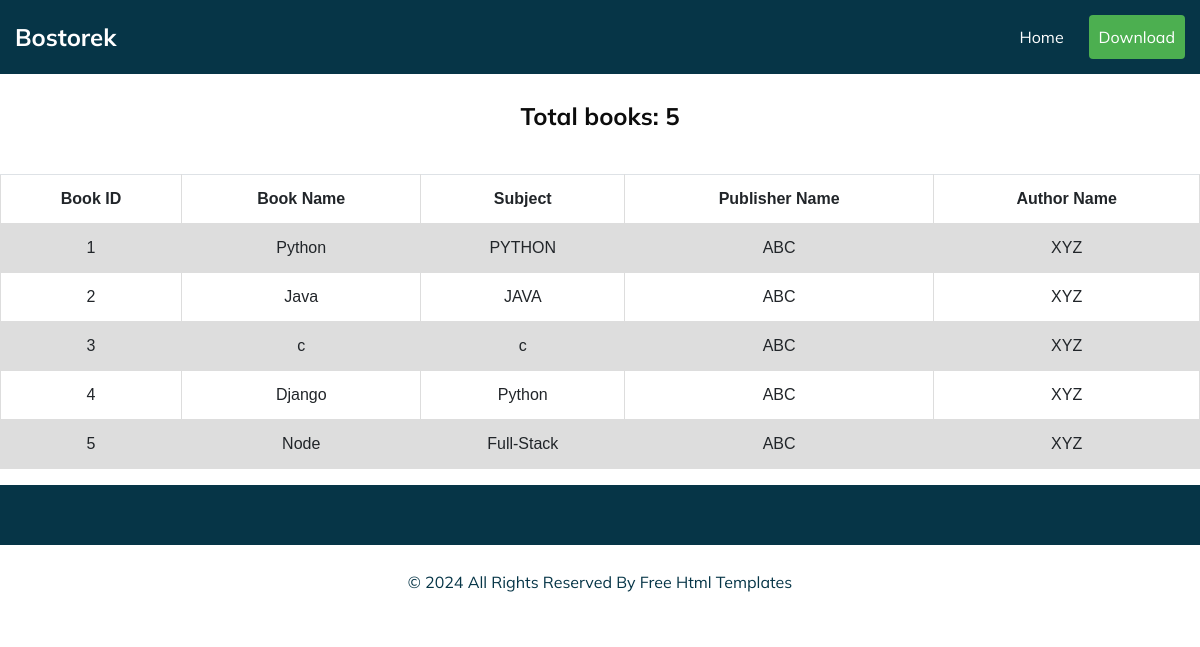
The page /book_reports/ on the database its author committed.
### app/models.py (models this page shows, shortened)
class book(models.Model):
    book_id = models.IntegerField(primary_key=True)
    book_name = models.CharField(max_length=200)
    subject = models.CharField(max_length=100)
    publisher_name = models.CharField(max_length=100)
    author_name = models.CharField(max_length=100)

### app/views.py (the view)
# urls.py: path('book_reports/', book_reports, name='book_reports'),
def book_reports(request):
    books = book.objects.all()  # Fetching all book objects
    total_books = books.count()  # Counting the total number of books
    return render(request, 'book_reports.html', {'books': books, 'total_books': total_books})

### templates/book_reports.html (shortened to what this page needs)
<!DOCTYPE html>
<html>
<head>
  {% load static %}
  <link rel="stylesheet" type="text/css" href="static/css/bootstrap.css" />
  <link href="static/css/font-awesome.min.css" rel="stylesheet" />
  <link href="static/css/style.css" rel="stylesheet" />
  <link href="static/css/responsive.css" rel="stylesheet" />
</head>
<body class="sub_page">
  <div class="hero_area">
    <header class="header_section">
      <div class="container-fluid">
        <nav class="navbar navbar-expand-lg custom_nav-container ">
          <a class="navbar-brand" href="index.html">
            <span>
              Bostorek
            </span>
          </a>
          <div class="collapse navbar-collapse" id="navbarSupportedContent">
            <ul class="navbar-nav">
              <li class="nav-item ">
                <a class="nav-link pl-lg-0" href="{% url 'home' %}">Home </a>
              </li>
              <li class="nav-item ">
                <button class="fancy-button" onclick="exportTableToCSV('Books', 'table')">Download</button>
              </li>
            </ul>
          </div>
        </nav>
      </div>
    </header>
  </div><br>
  <p class="center"><b>Total books: {{ total_books }}</b></p>
  <br>
  <table id="table" class="table">
    <tr>
        <th>Book ID</th>
        <th>Book Name</th>
        <th>Subject</th>
        <th>Publisher Name</th>
        <th>Author Name</th>
    </tr>
    {% for x in books %}
    <tr>
        <td>{{ x.book_id }}</td>
        <td>{{ x.book_name }}</td>
        <td>{{ x.subject }}</td>
        <td>{{ x.publisher_name }}</td>
        <td>{{ x.author_name }}</td>
    </tr>
    {% endfor %}
  </table>
  <section class="info_section layout_padding2">
  </section>
  <footer class="footer_section">
    <div class="container">
      <p>
        &copy; <span id="displayYear"></span> All Rights Reserved By
        <a href="https://html.design/">Free Html Templates</a>
      </p>
    </div>
  </footer>
</body>
</html>

### app/static/css/style.css (style rules this page uses)
body { font-family: 'Mulish', sans-serif; color: #0c0c0c; background-color: #ffffff; overflow-x: hidden; }
.layout_padding2 { padding: 75px 0; }
a, a:hover, a:focus { text-decoration: none; }
.hero_area { position: relative; min-height: 100vh; display: -webkit-box; display: -ms-flexbox; display: flex; -webkit-box-orient: vertical; -webkit-box-direction: normal; -ms-flex-direction: column; flex-direction: column; }
.sub_page .hero_area { min-height: auto; }
.header_section { background-color: #063547; padding: 15px 0; }
.navbar-brand { padding: 0; margin: 0; color: #000000; font-size: 24px; font-weight: bold; }
.navbar-brand span { color: #ffffff; }
.custom_nav-container { padding: 0; }
.custom_nav-container .navbar-nav { margin-left: auto; }
.custom_nav-container .navbar-nav .nav-item .nav-link { padding: 10px 25px; color: #ffffff; text-align: center; }
.info_section { background-color: #063547; color: #ffffff; padding: 45px 0 15px 0; }
.footer_section { position: relative; background-color: #ffffff; text-align: center; }
.footer_section p { color: #063547; padding: 25px 0; margin: 0; }
.footer_section p a { color: inherit; }
button { width: 100%; padding: 10px; background-color: #4caf50; color: #ffffff; border: none; border-radius: 4px; cursor: pointer; }
table { font-family: arial, sans-serif; border-collapse: collapse; width: 100%; }
td, th { border: 1px solid #dddddd; text-align: center; padding: 8px; }
tr:nth-child(even) { background-color: #dddddd; }

### app/static/css/responsive.css (style rules this page uses)
@media (min-width: 1200px) { .container { max-width: 1170px; } }

### templates/book_reports.html (style rules this page uses)
.center { text-align: center; font-size: 24px; }

### rows shown on the page
book: book_id "1", book_name "Python", subject "PYTHON", publisher_name "ABC", author_name "XYZ"
book: book_id "2", book_name "Java", subject "JAVA", publisher_name "ABC", author_name "XYZ"
book: book_id "3", book_name "c", subject "c", publisher_name "ABC", author_name "XYZ"
book: book_id "4", book_name "Django", subject "Python", publisher_name "ABC", author_name "XYZ"
book: book_id "5", book_name "Node", subject "Full-Stack", publisher_name "ABC", author_name "XYZ"

### other values the page prints
{{ total_books }} "5"
